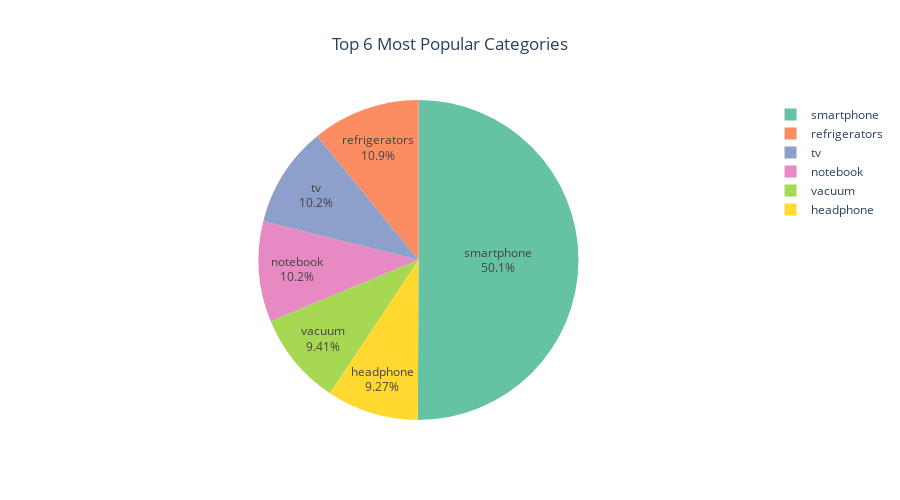

The cell this chart's notebook holds for it:
### Markdown cell above
#### Visual 2. Category paling Popular / Penjualan terbanyak

### Code cell
most_sold_categories = df1.groupby('category')['price'].agg('count').reset_index().sort_values('price', ascending=False).head(6)
most_sold_categories.rename(columns={'price': "times_sold"}, inplace=True)

fig = px.pie(most_sold_categories, values = 'times_sold', names='category', height=500, title='Top 6 Most Popular Categories',
color='category', color_discrete_sequence=px.colors.qualitative.Set2
)
fig.update_traces(textposition='inside', textinfo='percent+label')

fig.update_layout(
    title_x = 0.5,
    geo=dict(
        showframe = False,
        showcoastlines = False,
    ))

fig.show()

### Figure 1 — Plotly figure (JSON) as saved in the notebook; plotly's stock layout.template omitted (floating-point values rounded to 4 significant figures)
{"data": [{"customdata": [["smartphone"], ["refrigerators"], ["tv"], ["notebook"], ["vacuum"], ["headphone"]], "domain": {"x": [0, 1], "y": [0, 1]}, "hovertemplate": "category=%{customdata[0]}<br>times_sold=%{value}<extra></extra>", "labels": ["smartphone", "refrigerators", "tv", "notebook", "vacuum", "headphone"], "legendgroup": "", "marker": {"colors": ["rgb(102,194,165)", "rgb(252,141,98)", "rgb(141,160,203)", "rgb(231,138,195)", "rgb(166,216,84)", "rgb(255,217,47)"]}, "name": "", "showlegend": true, "textinfo": "percent+label", "textposition": "inside", "type": "pie", "values": [349720, 76382, 70993, 70899, 65745, 64735]}], "layout": {"geo": {"showcoastlines": false, "showframe": false}, "height": 500, "legend": {"tracegroupgap": 0}, "piecolorway": ["rgb(102,194,165)", "rgb(252,141,98)", "rgb(141,160,203)", "rgb(231,138,195)", "rgb(166,216,84)", "rgb(255,217,47)", "rgb(229,196,148)", "rgb(179,179,179)"], "title": {"text": "Top 6 Most Popular Categories", "x": 0.5}}}
